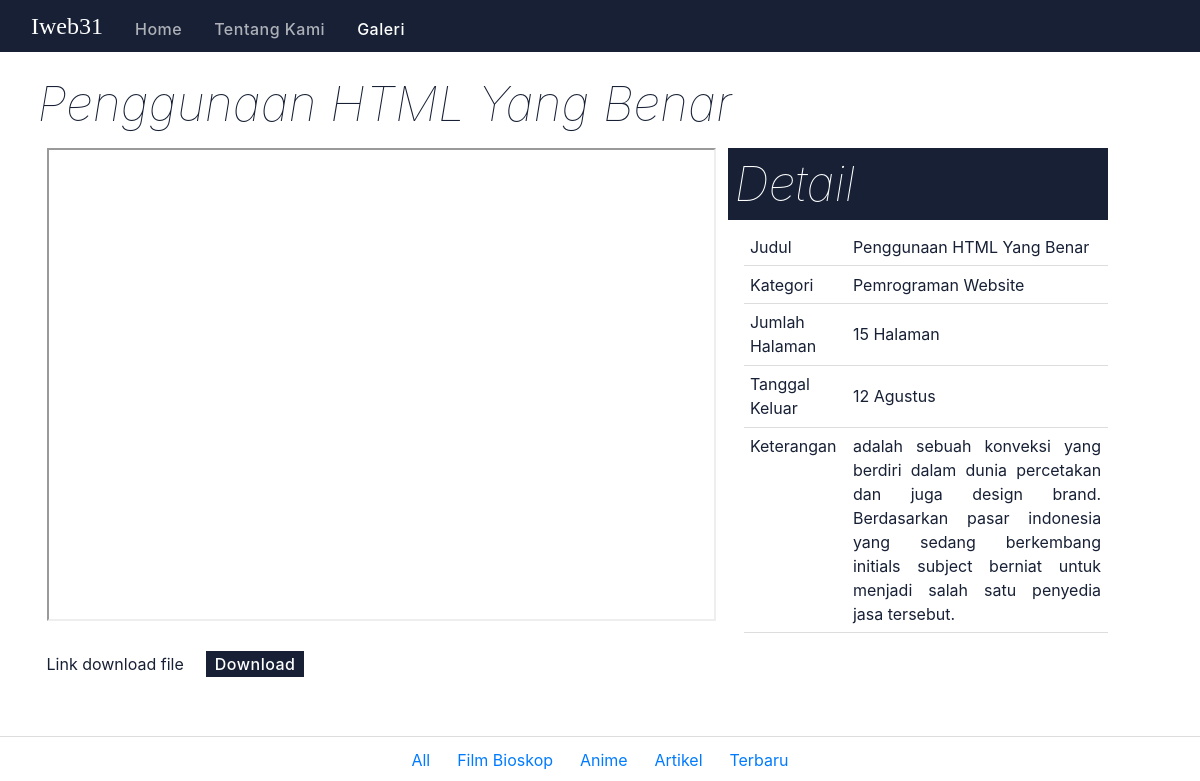
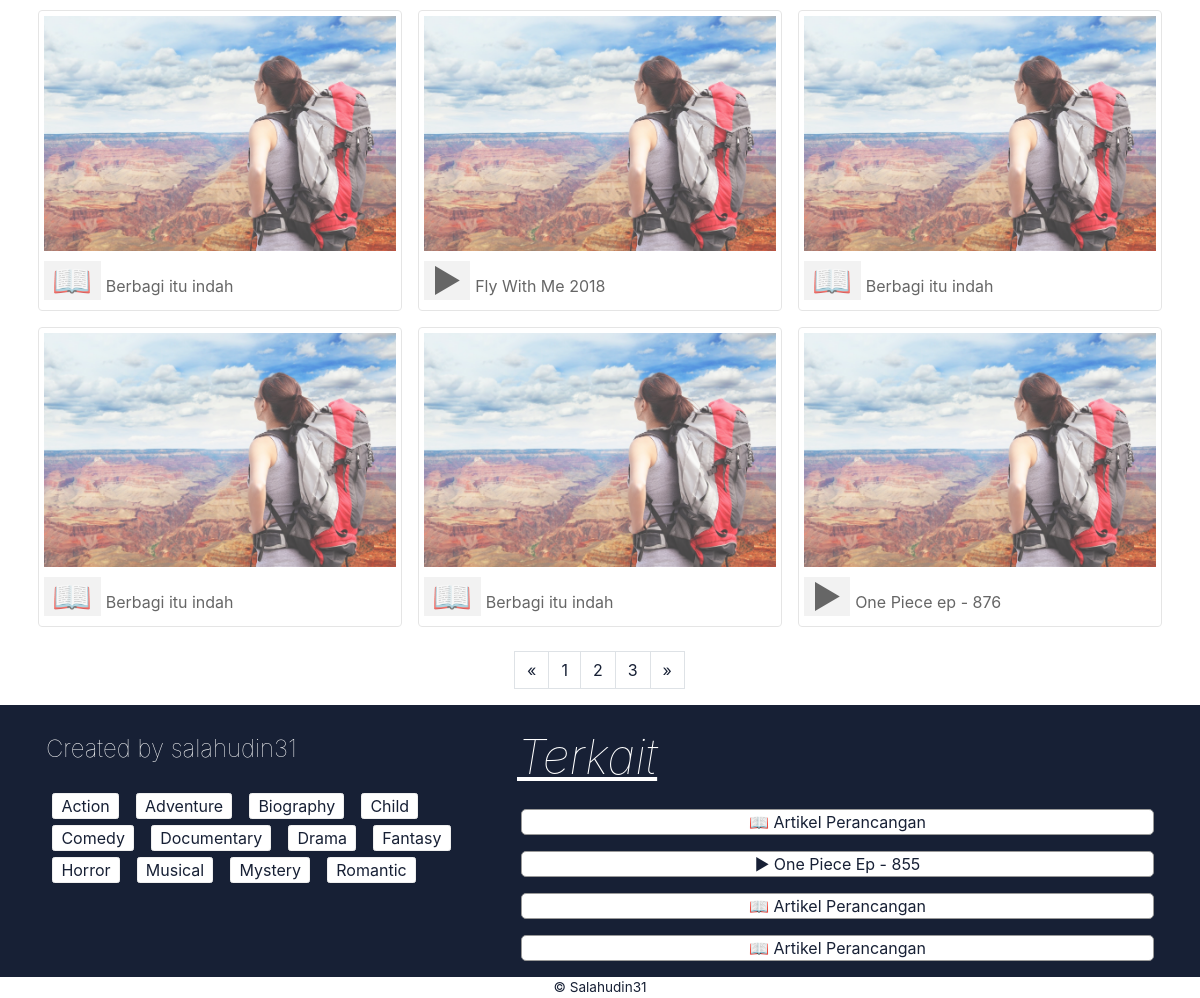
/galeri/artikel/index.php, run on the app's committed database (2 pictures, top to bottom).
### tables this page shows
CREATE TABLE `genre` (
  `kode_genre` varchar(10) NOT NULL,
  `nm_genre` varchar(20) NOT NULL,
  `desk_genre` text NOT NULL
);

### core/init.php (called while the page is built, shortened)
<?php
require_once 'connect/db.php';
function my_autoload($class)
{   $filename = 'classes/'.$class.'.php';
}
try {
	$genre			= new Genre($db);
} catch (Exception $e) {
    echo 'Caught exception: ',  $e->getMessage(), "\n";
}
?>

### core/classes/Genre.php (called while the page is built, shortened)
<?php
class Genre
{
	private $db;
	function __construct($database)
	{
		$this->db=$database;
	}
	function select_genre_asc(){
		$query = $this->db->prepare("SELECT * FROM `genre` ORDER BY `nm_genre` ASC ");
		try{
			$query->execute();
		}catch(PDOException $e){
			die($e->getMessage());
		}
		return $query->fetchAll();
	}
}
?>

### galeri/artikel/index.php (the view, shortened to what this page needs)
<?php
require '../../core/init.php';
?>
<!DOCTYPE html>
<html>
<head>
	<link rel="stylesheet" type="text/css" href="../../assets/css/sal.min.css">
</head>
<body>
	<nav class="navbar navbar-expand-sm bg-success navbar-dark">
		<div class="container">	<a class="navbar-brand" href="#">Iweb31</a>
			<div class="collapse navbar-collapse" id="collapsibleNavbar">
				<ul class="navbar-nav">
					<li class="nav-item"><a class="nav-link" href="../../index.php">Home</a>
					</li>
					<li class="nav-item"><a class="nav-link" href="../../tentang kami/index.php">Tentang Kami</a>
					</li>
					<li class="nav-item active"><a class="nav-link" href="../index.php">Galeri</a>
					</li>
				</ul>
			</div>
		</div>
	</nav>
	<div class="isi mt-1 border-btm">
		<div class="container mb-36 pl-1">
			<h2 class="section-btm-text">
				<span class="heading-text">Penggunaan HTML Yang Benar</span>
			</h2>
			<div class="row no-gutters">
				<div class="col-lg-7 col-md-7 col-xs-12 col-sm-12 mr-2 mb-2">
					<iframe class="ml-1-files w-100" src="../../assets/files/Laporan Tugas KKP.pdf"></iframe>
				</div>
				<div class="col-lg-4 col-md-4 mb-1">
					<div class="bg-success">
						<h4 class="section-btm-text color-white">
							<span class="heading-text">Detail</span>
						</h4>
					</div>
					<div class="ml-1">
						<table>
							<tr>
								<td>Judul</td>
								<td>Penggunaan HTML Yang Benar</td>
							</tr>
							<tr>
								<td>Kategori</td>
								<td>Pemrograman Website</td>
							</tr>
							<tr>
								<td>Jumlah Halaman</td>
								<td>15 Halaman</td>
							</tr>
							<tr>
								<td>Tanggal Keluar</td>
								<td>12 Agustus</td>
							</tr>
							<tr>
								<td class="text-top">Keterangan</td>
								<td class="text-justify">adalah sebuah konveksi yang berdiri dalam dunia percetakan dan juga design brand. Berdasarkan pasar indonesia yang sedang berkembang initials subject berniat untuk menjadi salah satu penyedia jasa tersebut.</td>
							</tr>
						</table>
					</div>
				</div>
			</div>
			<div class="ml-1">Link download file
				<div class="pl-1 link-kat-size"><a class="active" href="download/index.php">Download</a>
				</div>
			</div>
		</div>
	</div>
	<div class="section-kat">
		<div class="link-kat"><a class="active" href="#">All</a>
		</div>
		<div class="link-kat"><a href="#">Film Bioskop</a>
		</div>
		<div class="link-kat"><a href="#">Anime</a>
		</div>
		<div class="link-kat"><a href="#">Artikel</a>
		</div>
		<div class="link-kat"><a href="#">Terbaru</a>
		</div>
	</div>
	<div class="isi">
		<div class="container">
			<div class="row no-gutters">
				<div class="col-lg-4 col-md-4 col-sm-4 col-6">
					<div class="p-15">
						<a class="btn-img" href="artikel/index.php">
							<img src="../../assets/img/profil.jpg" class="img-fluid">	<span class="code-book">&#x1F4D6; </span>Berbagi itu indah</a>
					</div>
				</div>
				<div class="col-lg-4 col-md-4 col-sm-4 col-6">
					<div class="p-15">
						<a class="btn-img" href="../video/index.php">
							<img src="../../assets/img/profil.jpg" class="img-fluid">	<span class="code-book">&#x25B6; </span>Fly With Me 2018</a>
					</div>
				</div>
				<div class="col-lg-4 col-md-4 col-sm-4 col-6">
					<div class="p-15">
						<a class="btn-img" href="artikel/index.php">
							<img src="../../assets/img/profil.jpg" class="img-fluid">	<span class="code-book">&#x1F4D6; </span>Berbagi itu indah</a>
					</div>
				</div>
				<div class="col-lg-4 col-md-4 col-sm-4 col-6">
					<div class="p-15">
						<a class="btn-img" href="artikel/index.php">
							<img src="../../assets/img/profil.jpg" class="img-fluid">	<span class="code-book">&#x1F4D6; </span>Berbagi itu indah</a>
					</div>
				</div>
				<div class="col-lg-4 col-md-4 col-sm-4 col-6">
					<div class="p-15">
						<a class="btn-img" href="artikel/index.php">
							<img src="../../assets/img/profil.jpg" class="img-fluid">	<span class="code-book">&#x1F4D6; </span>Berbagi itu indah</a>
					</div>
				</div>
				<div class="col-lg-4 col-md-4 col-sm-4 col-6">
					<div class="p-15">
						<a class="btn-img" href="../video/index.php">
							<img src="../../assets/img/profil.jpg" class="img-fluid">	<span class="code-book">&#x25B6; </span>One Piece ep - 876</a>
					</div>
				</div>
			</div>
		</div>
		<div class="container">
			<ul class="pagination">
				<li><a class="pagination-link" href="#">&laquo;</a>
				</li>
				<li><a class="pagination-link" href="#">1</a>
				</li>
				<li><a class="pagination-link" href="#">2</a>
				</li>
				<li><a class="pagination-link" href="#">3</a>
				</li>
				<li><a class="pagination-link" href="#">&raquo;</a>
				</li>
			</ul>
		</div>
	</div>
	<div class="section-footer">
		<div class="container">
			<div class="row no-gutters pt-1">
				<div class="col-md-5 col-sm-4 col-4">
					<div class="p-1">
						<h4 class="site-footer">
							<span class="site-heading-lower">Created by salahudin31</span>
						</h4>
						<?php
							$genres = $genre->select_genre_asc();
							foreach ($genres as $genre_value) {
						?>
						<div class="link-gen"><a href="#"><?php echo $genre_value['nm_genre'];?></a>
						</div>
						<?php
							}
						?>
					</div>
				</div>
				<div class="col-md-7 col-sm-8 col-8">
					<h2 class="section-btm-text">
						<span class="heading-text-sm">Terkait</span>
					</h2>
					<div class="d-block border radius-5 bg-white m-1">
						<div class="pointer text-center" id="flip1">	<span>&#x1F4D6; </span>Artikel Perancangan</div>
					</div>
					<div class="d-block border radius-5 bg-white m-1">
						<div class="pointer text-center" id="flip2">	<span>&#x25B6; </span>One Piece Ep - 855</div>
					</div>
					<div class="d-block border radius-5 bg-white m-1">
						<div class="pointer text-center" id="flip3">	<span>&#x1F4D6; </span>Artikel Perancangan</div>
					</div>
					<div class="d-block border radius-5 bg-white m-1">
						<div class="pointer text-center" id="flip4">	<span>&#x1F4D6; </span>Artikel Perancangan</div>
					</div>
				</div>
			</div>
		</div>
	</div>
	<div class="footer-caption text-center">
		<label>&copy; Salahudin31</label>
	</div>
</body>
</html>

### data on the page
genre: nm_genre "Action"
genre: nm_genre "Adventure"
genre: nm_genre "Biography"
genre: nm_genre "Child"
genre: nm_genre "Comedy"
genre: nm_genre "Documentary"
genre: nm_genre "Drama"
genre: nm_genre "Fantasy"
genre: nm_genre "Horror"
genre: nm_genre "Musical"
genre: nm_genre "Mystery"
genre: nm_genre "Romantic"
